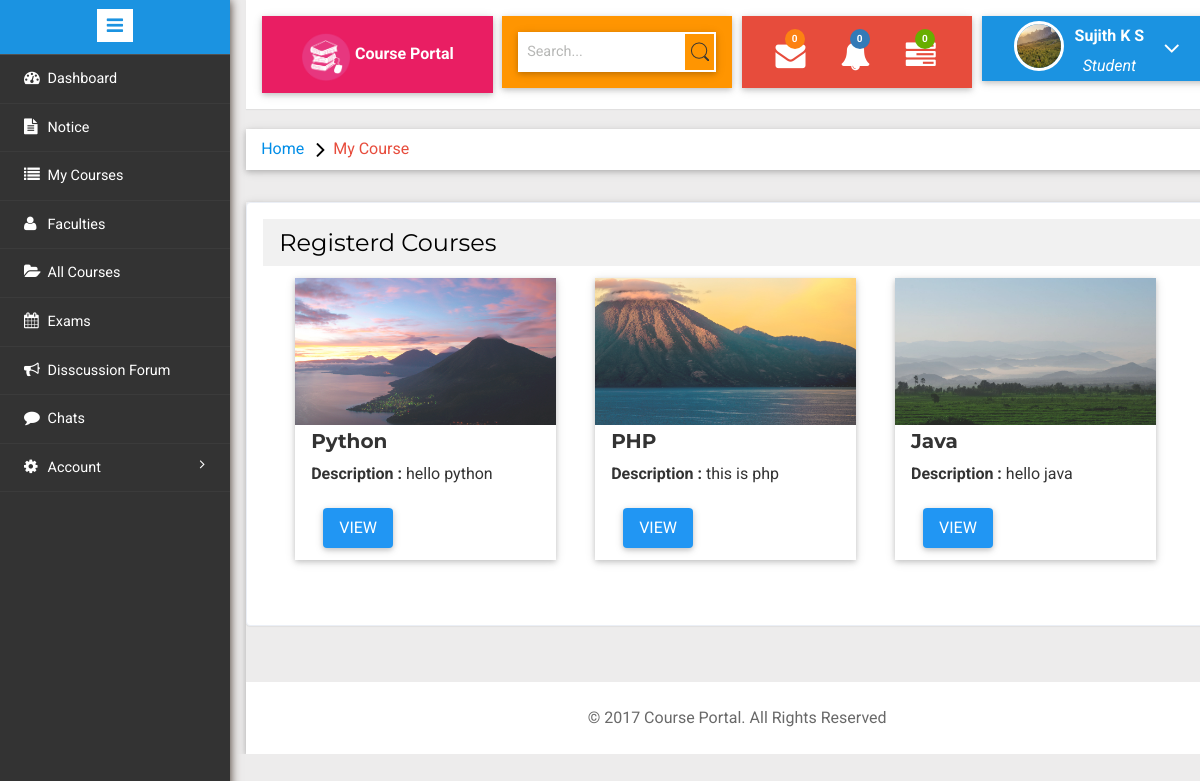
The page /student/index.php?page=my-course (signed in) on the database its author committed.
### tables this page shows
CREATE TABLE `users` (
  `id` int(11) NOT NULL,
  `name` char(40) NOT NULL,
  `email` varchar(40) NOT NULL,
  `pass` varchar(40) NOT NULL,
  `type` varchar(10) NOT NULL,
  `mobile` bigint(11) NOT NULL,
  `gender` varchar(40) NOT NULL,
  `image` varchar(50) NOT NULL DEFAULT '../images/avatar.png',
  `dob` date NOT NULL,
  `join_date` datetime NOT NULL DEFAULT CURRENT_TIMESTAMP
);

CREATE TABLE `student_courses_taken` (
  `stdId` int(11) NOT NULL,
  `crsId` int(11) NOT NULL
);

CREATE TABLE `courses` (
  `courseId` int(11) NOT NULL,
  `courseName` varchar(50) NOT NULL,
  `shortD` varchar(100) NOT NULL,
  `longD` varchar(1000) NOT NULL,
  `courseImage` varchar(100) NOT NULL DEFAULT '../images/default-c.jpg'
);

### student/my-course.php (the view)
<?php
    $sid=$_SESSION['user_id'];
    $card='<div class="w3-row-padding">';
    $count=0;
	$query="SELECT * FROM `student_courses_taken` join courses on courses.courseId=student_courses_taken.crsId WHERE stdId=$sid";
	$result = mysqli_query($con,$query) or die(mysqli_error());
    while($row=$result->fetch_assoc()){
        $count+=1;
        $cid=$row['courseId'];
        $card.='
                <div class="w3-third">
                    <div class="w3-card-2" style="width:92%;max-width:300px;margin-top:12px;">
                        <img src="'.$row['courseImage'].'" alt="Avatar" style="width:100%;opacity:0.85">
                        <div class="w3-container">
                            <h4><b>'.$row['courseName'].'</b></h4>
                            <p>
                                <strong>Description : </strong>'.$row['shortD'].'<br />
                            </p>
                            <a class="w3-button w3-blue w3-hover-red w3-round w3-card-2" style="margin-left:12px;margin-top:12px;margin-bottom:12px" href="index.php?page=course-view&id='.$cid.'">VIEW</a>
       </div>
                     </div>
                </div>';
        if($count%3==0)
            $card.='
            </div>
            <div class="w3-row-padding">
            <br />';
    }
?>
<ol class="breadcrumb w3-card-2">
                <li class="breadcrumb-item"><a href="index.php">Home</a> <i class="fa fa-angle-right"></i>My Course</li>
            </ol>
<div class="w3-card-2" style="width:100%">
<div class="w3-card-2  validation-system validation-form">
<header class="w3-container w3-light-grey">
  <h3>Registerd Courses</h3>
</header>
<div class="w3-container">
    <?php echo $card; ?>
</div>
</div><br />
</div>

### student/index.php (shortened to what this page needs)
<?php
	require("../auth.php");
		$home="dashboard.php";
	function getName(){
		$sid=$_SESSION['user_id'];
		require('../connection.php');
		$query="SELECT * FROM `users` WHERE id=$sid";
        $result = mysqli_query($con,$query) or die(mysqli_error());
        $row=$result->fetch_assoc();
        return $row["name"];
	}
	function getAvatar(){
		$sid=$_SESSION['user_id'];
		require('../connection.php');
		$query="SELECT * FROM `users` WHERE id=$sid";
        $result = mysqli_query($con,$query) or die(mysqli_error());
        $row=$result->fetch_assoc();
        return $row["image"];
	}
?>
<!DOCTYPE HTML>
<html>
<head>
<link href="../css/bootstrap.min.css" rel='stylesheet' type='text/css' />
<link href="../css/w3.css" rel='stylesheet' type='text/css' />
<link href="../css/style.css" rel='stylesheet' type='text/css' />
<link href="../css/chat.css" rel='stylesheet' type='text/css' />
<link rel="stylesheet" href="../css/morris.css" type="text/css"/>
<link href="../css/font-awesome.css" rel="stylesheet">
<link rel="stylesheet" href="../css/icon-font.min.css" type='text/css' />
</head>
<body>
   <div class="page-container">
<div class="left-content">
	   <div class="mother-grid-inner">
				<div class="header-main w3-card-2">
					<div class="logo-w3-agile w3-pink w3-text-whit e w3-card-2">
								<img src="../images/logo.png" width="50px" height="50px"><b>  Course Portal</b>
							</div>
					<div class="w3layouts-left w3-card-2">
								<div class="w3-search-box w3-card-2">
									<form action="index.php?page=search" method="post">
										<input type="text" placeholder="Search..." name="name" required="">
										<input type="submit" name="submit" value="">
									</form>
								</div>
						 </div>
						 <div class="w3layouts-right w3-card-2">
							<div class="profile_details_left">
								<ul class="nofitications-dropdown">
									<li class="dropdown head-dpdn">
										<a href="#" class="dropdown-toggle" data-toggle="dropdown" aria-expanded="false"><i class="fa fa-envelope"></i><span class="badge">0</span></a>
									</li>
									<li class="dropdown head-dpdn">
										<a href="#" class="dropdown-toggle" data-toggle="dropdown" aria-expanded="false"><i class="fa fa-bell"></i><span class="badge blue">0</span></a>
									</li>
									<li class="dropdown head-dpdn">
										<a href="#" class="dropdown-toggle" data-toggle="dropdown" aria-expanded="false"><i class="fa fa-tasks"></i><span class="badge blue1">0</span></a>
									</li>
									<div class="clearfix"> </div>
								</ul>
							</div>
						</div>
						<div class="profile_details w3l w3-card-2">
								<ul>
									<li class="dropdown profile_details_drop">
										<a href="#" class="dropdown-toggle" data-toggle="dropdown" aria-expanded="false">
											<div class="profile_img">
												<span class="prfil-img"><img src="<?php echo getAvatar(); ?>" alt=""> </span>
												<div class="user-name">
													<p><?php echo getName(); ?></p>
													<span>Student</span>
												</div>
												<i class="fa fa-angle-down"></i>
												<div class="clearfix"></div>
											</div>
										</a>
									</li>
								</ul>
							</div>
				</div>
 <?php
		@$page=  $_GET['page'];
		  if($page!="")
		  {
			switch($page){
				case "my-course":	include("my-course.php"); break;
			}
		  }
		  else
		  {
		  include($home);
		  }
		  ?>
<br />
<div class="copyrights ">
<p>© 2017 Course Portal. All Rights Reserved</p>
</div>
</div>
</div>
				<div class="sidebar-menu">
					<header class="logo1">
						<a href="#" class="sidebar-icon"> <span class="fa fa-bars"></span> </a>
					</header>
                           <div class="menu">
									<ul id="menu" >
										<li><a href="index.php"><i class="fa fa-tachometer"></i> <span title="Dashboard">Dashboard</span><div class="clearfix"></div></a></li>
										 <li><a href="index.php?page=notice"><i class="fa fa-file-text" aria-hidden="true"></i><span title="Notice">Notice</span><div class="clearfix"></div></a></li>
										 <li><a href="index.php?page=my-course"><i class="fa fa-list" aria-hidden="true"></i><span title="My Courses">My Courses</span><div class="clearfix"></div></a></li>
										 <li><a href="index.php?page=faculty"><i class="fa fa-user" aria-hidden="true"></i><span title="Faculties">Faculties</span><div class="clearfix"></div></a></li>
										 <li><a href="index.php?page=course"><i class="fa fa-folder-open" aria-hidden="true"></i><span title="All Courses">All Courses</span><div class="clearfix"></div></a></li>
										 <li><a href="index.php?page=exams"><i class="fa fa-calendar" aria-hidden="true"></i><span title="Exams">Exams</span><div class="clearfix"></div></a></li>
										 <li><a href="index.php?page=discussion"><i class="fa fa-bullhorn" aria-hidden="true"></i><span title="Disscussion">Disscussion Forum</span><div class="clearfix"></div></a></li>
										 <li><a href="index.php?page=chat"><i class="fa fa-comment" aria-hidden="true"></i><span title="Chats">Chats</span><div class="clearfix"></div></a></li>
							        <li id="menu-academico" ><a href="#"><i class="fa fa-gear"></i>  <span>Account</span> <span class="fa fa-angle-right" style="float: right" title="Account"></span><div class="clearfix"></div></a>
									 </li>
								  </ul>
								</div>
							  </div>
							</div>
</body>
</html>

### css/w3.css (style rules this page uses)
html { box-sizing:border-box }
*,*:before,*:after { box-sizing:inherit }
html { -ms-text-size-adjust:100%;-webkit-text-size-adjust:100% }
body { margin:0 }
article,aside,details,figcaption,figure,footer,header,main,menu,nav,section,summary { display:block }
a { background-color:transparent;-webkit-text-decoration-skip:objects }
img { border-style:none }
button,input,select,textarea { font:inherit;margin:0 }
button,input { overflow:visible }
button,html [type=button],[type=reset],[type=submit] { -webkit-appearance:button }
html,body { font-family:Verdana,sans-serif;font-size:15px;line-height:1.5 }
html { overflow-x:hidden }
h3 { font-size:24px }
h4 { font-size:20px }
h1,h2,h3,h4,h5,h6 { font-family:"Segoe UI",Arial,sans-serif;font-weight:400;margin:10px 0 }
img { margin-bottom:-5px }
a { color:inherit }
.w3-btn,.w3-button { border:none;display:inline-block;outline:0;padding:8px 16px;vertical-align:middle;overflow:hidden;text-decoration:none;color:inherit;background-color:inherit;text-align:center;cursor:pointer;white-space:nowrap }
.w3-btn,.w3-button { -webkit-touch-callout:none;-webkit-user-select:none;-khtml-user-select:none;-moz-user-select:none;-ms-user-select:none;user-select:none }
.w3-container:after,.w3-container:before,.w3-panel:after,.w3-panel:before,.w3-row:after,.w3-row:before,.w3-row-padding:after,.w3-row-padding:before, .w3-cell-row:before,.w3-cell-row:after,.w3-clear:after,.w3-clear:before,.w3-bar:before,.w3-bar:after { content:"";display:table;clear:both }
.w3-col,.w3-half,.w3-third,.w3-twothird,.w3-threequarter,.w3-quarter { float:left;width:100% }
@media (min-width:601px) { .w3-col.m4,.w3-third { width:33.33333% } }
.w3-round,.w3-round-medium { border-radius:4px }
.w3-row-padding,.w3-row-padding>.w3-half,.w3-row-padding>.w3-third,.w3-row-padding>.w3-twothird,.w3-row-padding>.w3-threequarter,.w3-row-padding>.w3-quarter,.w3-row-padding>.w3-col { padding:0 8px }
.w3-container,.w3-panel { padding:0.01em 16px }
.w3-card,.w3-card-2 { box-shadow:0 2px 5px 0 rgba(0,0,0,0.16),0 2px 10px 0 rgba(0,0,0,0.12) }
.w3-blue,.w3-hover-blue:hover { color:#fff!important;background-color:#2196F3!important; }
.w3-pink,.w3-hover-pink:hover { color:#fff!important;background-color:#e91e63!important }
.w3-light-grey,.w3-hover-light-grey:hover,.w3-light-gray,.w3-hover-light-gray:hover { color:#000!important;background-color:#f1f1f1!important }

### rows shown on the page
users: image (picture), name "Sujith K S"
student_courses_taken: crsId.courseImage (picture), crsId.courseName "Python", crsId.shortD "hello python"
student_courses_taken: crsId.courseImage (picture), crsId.courseName "PHP", crsId.shortD "this is php"
student_courses_taken: crsId.courseImage (picture), crsId.courseName "Java", crsId.shortD "hello java"
